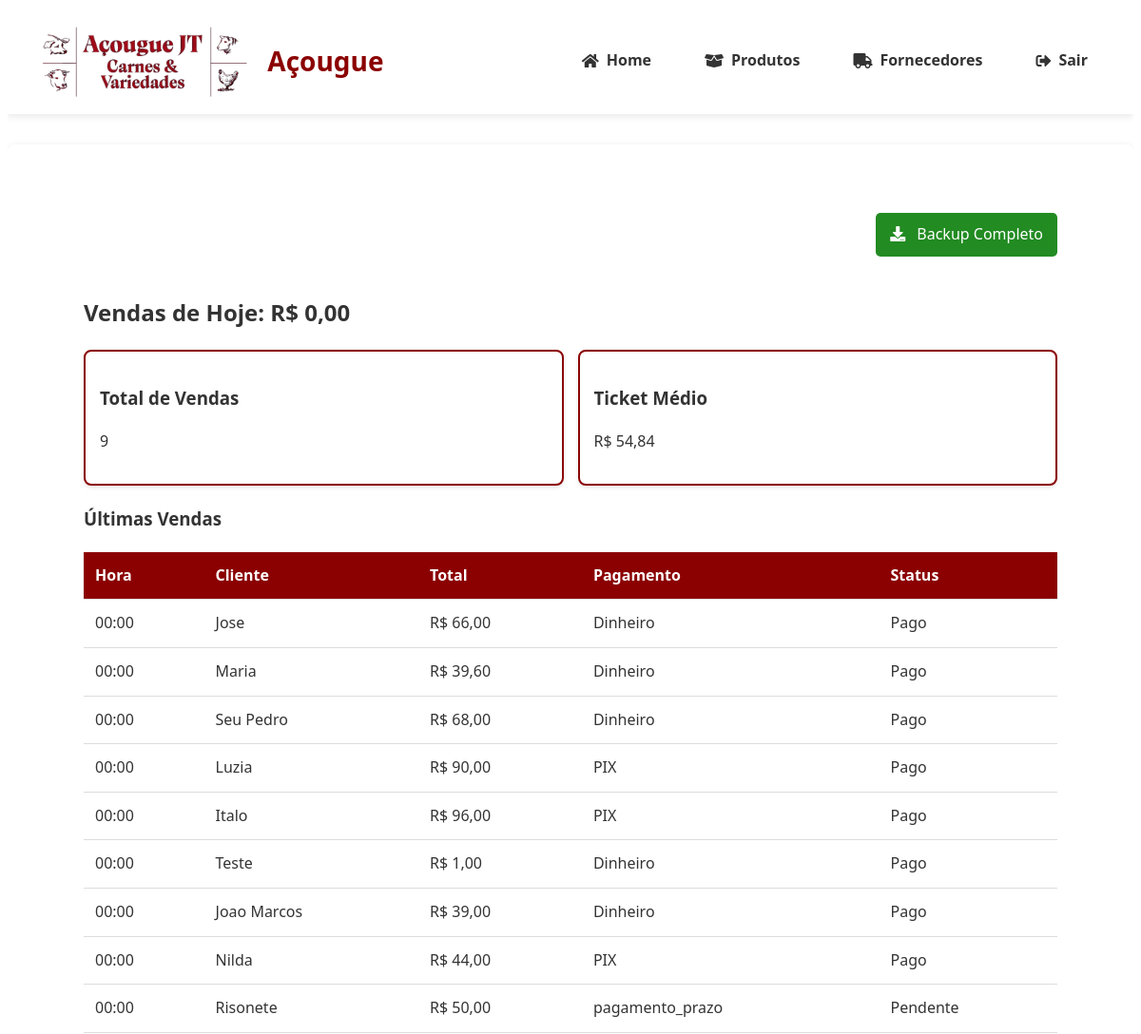
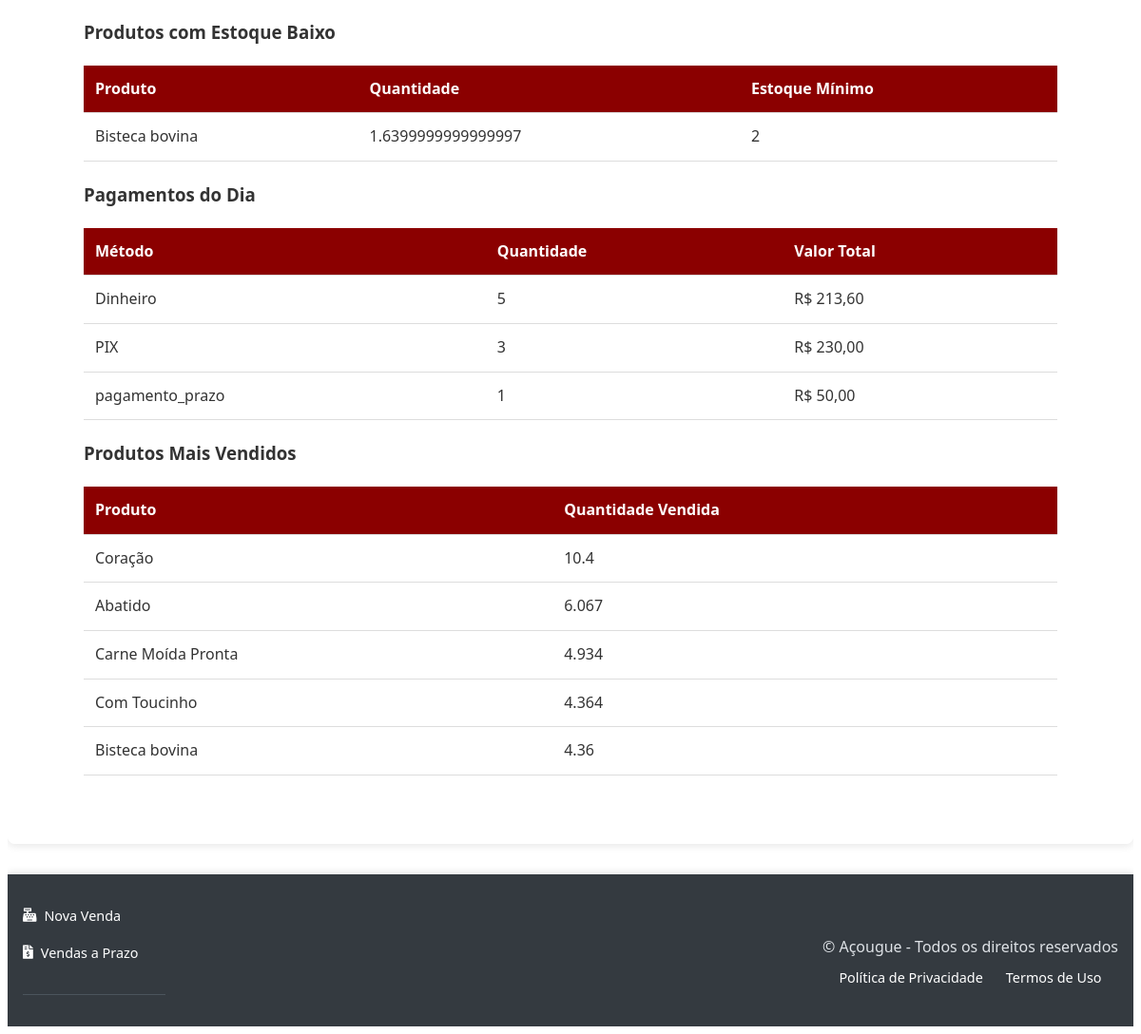
The app's page /dashboard (signed in) with its own data (2 pictures, top to bottom).
### tables this page shows
CREATE TABLE vendas (
                id TEXT PRIMARY KEY,
                data TIMESTAMP DEFAULT CURRENT_TIMESTAMP,
                cliente_cpf TEXT,
                cliente_nome TEXT,  
                total DECIMAL(10,2) NOT NULL,
                metodo_pagamento TEXT NOT NULL,
                usuario_id INTEGER NOT NULL REFERENCES users(id) ON DELETE CASCADE,
                status_pagamento TEXT NOT NULL DEFAULT 'pago',
                data_vencimento DATE,
                observacao TEXT
            );

CREATE TABLE produtos (
                id INTEGER PRIMARY KEY AUTOINCREMENT,
                nome TEXT NOT NULL,
                descricao TEXT,
                categoria TEXT NOT NULL,
                preco DECIMAL(10,2) NOT NULL,
                quantidade INTEGER NOT NULL,
                estoque_minimo INTEGER DEFAULT 0,
                codigo_barras TEXT UNIQUE,
                foto TEXT,
                fornecedor_id INTEGER REFERENCES fornecedores(id) ON DELETE SET NULL,
                data_validade DATE,
                created_at TIMESTAMP DEFAULT CURRENT_TIMESTAMP,
                updated_at TIMESTAMP DEFAULT CURRENT_TIMESTAMP,
                tipo_venda TEXT NOT NULL DEFAULT 'unidade'
            );

### app.py (the view)
@app.route('/dashboard')
@login_required
def dashboard():
    with get_db_connection() as conn:
        cursor = conn.cursor()
        is_gerente = session['role'] == 'gerente'
        data = {'is_gerente': is_gerente}
        cursor.execute('''
            SELECT
                v.id, v.data, v.cliente_nome as cliente, v.total,
                v.metodo_pagamento, v.status_pagamento
            FROM vendas v
            WHERE DATE(v.data) = DATE('now')
            ORDER BY v.data DESC
        ''')
        data['vendas_hoje'] = [dict(zip([column[0] for column in cursor.description], row))
                       for row in cursor.fetchall()]
        cursor.execute('SELECT SUM(total) as total FROM vendas WHERE DATE(data) = DATE("now")')
        data['total_dia'] = cursor.fetchone()['total'] or 0
        cursor.execute('''
            SELECT nome, quantidade, estoque_minimo
            FROM produtos
            WHERE quantidade < estoque_minimo
            ORDER BY quantidade ASC
        ''')
        data['alertas_estoque'] = cursor.fetchall()
        if is_gerente:
            cursor.execute("SELECT COUNT(*) as total FROM vendas")
            data['total_vendas'] = cursor.fetchone()['total']
            cursor.execute('''
                SELECT
                    COUNT(*) as total_vendas_hoje,
                    SUM(total) as total_receita_hoje,
                    AVG(total) as ticket_medio_hoje
                FROM vendas
                WHERE DATE(data) = DATE('now')
            ''')
            data.update(cursor.fetchone())
            cursor.execute('''
                SELECT metodo_pagamento, COUNT(*) as quantidade,
                       SUM(total) as valor_total
                FROM vendas
                WHERE DATE(data) = DATE('now')
                GROUP BY metodo_pagamento
            ''')
            data['metodos_pagamento'] = cursor.fetchall()
            cursor.execute('''
                SELECT p.nome, SUM(vi.quantidade) as quantidade_vendida
                FROM venda_itens vi
                JOIN produtos p ON vi.produto_id = p.id
                GROUP BY vi.produto_id
                ORDER BY quantidade_vendida DESC
                LIMIT 5
            ''')
            data['top_produtos'] = cursor.fetchall()
        return render_template('dashboard.html', **data)

### app.py (called while the page is built)
def format_datetime(value, format='%d/%m/%Y %H:%M'):
    if value is None:
        return ''
    if isinstance(value, str):
        try:
            value = datetime.strptime(value, '%Y-%m-%d %H:%M:%S')
        except ValueError:
            try:
                value = datetime.strptime(value, '%Y-%m-%d')
            except ValueError:
                return value
    return value.strftime(format)

@app.template_filter('format_currency')
def format_currency(value):
    try:
        return f"R$ {float(value):,.2f}".replace(",", "X").replace(".", ",").replace("X", ".")
    except (ValueError, TypeError):
        return "R$ 0,00"

### banco_dados.py (called while the page is built)
@contextmanager
def get_db_connection():
    db_path = os.environ.get('DB_PATH', 'acougue.db')
    conn = sqlite3.connect(f'file:{db_path}', uri=True)
    conn.row_factory = sqlite3.Row
    conn.execute("PRAGMA foreign_keys = ON")
    try:
        yield conn
    finally:
        conn.close()

### templates/dashboard.html (shortened to what this page needs)
{% extends "base.html" %}
{% block content %}
<div class="dashboard-container">
    {% if is_gerente %}
    <div class="backup-section">
        <a href="{{ url_for('download_backup') }}" class="backup-button">
            <i class="fas fa-download"></i> Backup Completo
        </a>
    </div>
    {% endif %}
    <div class="metricas-principais">
        <h2>Vendas de Hoje: {{ total_dia|format_currency }}</h2>
        <div class="cards">
            <div class="card">
                <h3>Total de Vendas</h3>
                <p>{{ vendas_hoje|length }}</p>
            </div>
            {% if is_gerente %}
            <div class="card">
                <h3>Ticket Médio</h3>
                <p>{{ ticket_medio_hoje|format_currency }}</p>
            </div>
            {% endif %}
        </div>
    </div>
    <section class="vendas-section">
        <h3>Últimas Vendas</h3>
        <table>
            <thead>
                <tr>
                    <th>Hora</th>
                    <th>Cliente</th>
                    <th>Total</th>
                    <th>Pagamento</th>
                    {% if is_gerente %}<th>Status</th>{% endif %}
                </tr>
            </thead>
            <tbody>
                {% for venda in vendas_hoje %}
                <tr>
                    <td>{{ venda.data|format_datetime('%H:%M') }}</td>
                    <td>{{ venda.cliente }}</td>
                    <td>{{ venda.total|format_currency }}</td>
                    <td>{{ venda.metodo_pagamento }}</td>
                    {% if is_gerente %}
                    <td>{{ venda.status_pagamento|capitalize }}</td>
                    {% endif %}
                </tr>
                {% endfor %}
            </tbody>
        </table>
    </section>
    <section class="alertas-section">
        <h3>Produtos com Estoque Baixo</h3>
        <table>
            <thead>
                <tr>
                    <th>Produto</th>
                    <th>Quantidade</th>
                    <th>Estoque Mínimo</th>
                </tr>
            </thead>
            <tbody>
                {% for produto in alertas_estoque %}
                <tr>
                    <td>{{ produto.nome }}</td>
                    <td>{{ produto.quantidade }}</td>
                    <td>{{ produto.estoque_minimo }}</td>
                </tr>
                {% else %}
                <tr>
                    <td colspan="3">Estoque em dia</td>
                </tr>
                {% endfor %}
            </tbody>
        </table>
    </section>
    {% if is_gerente %}
    <section class="metodos-pagamento">
        <h3>Pagamentos do Dia</h3>
        <table>
            <thead>
                <tr>
                    <th>Método</th>
                    <th>Quantidade</th>
                    <th>Valor Total</th>
                </tr>
            </thead>
            <tbody>
                {% for metodo in metodos_pagamento %}
                <tr>
                    <td>{{ metodo.metodo_pagamento }}</td>
                    <td>{{ metodo.quantidade }}</td>
                    <td>{{ metodo.valor_total|format_currency }}</td>
                </tr>
                {% endfor %}
            </tbody>
        </table>
    </section>
    <section class="top-produtos">
        <h3>Produtos Mais Vendidos</h3>
        <table>
            <thead>
                <tr>
                    <th>Produto</th>
                    <th>Quantidade Vendida</th>
                </tr>
            </thead>
            <tbody>
                {% for produto in top_produtos %}
                <tr>
                    <td>{{ produto.nome }}</td>
                    <td>{{ produto.quantidade_vendida }}</td>
                </tr>
                {% else %}
                <tr>
                    <td colspan="2">Sem dados</td>
                </tr>
                {% endfor %}
            </tbody>
        </table>
    </section>
    {% endif %}
</div>
{% endblock %}

### static/styles.css (style rules this page uses)
.dashboard-container { padding: 2rem; max-width: 1600px; margin: 0 auto; width: 95%; }
:root { --primary-color: #8B0000; --secondary-color: #6e0000; --background-light: #f8f9fa; --text-dark: #333; --text-light: #fff; --border-radius: 0.5rem; --box-shadow: 0 2px 8px rgba(0,0,0,0.1); }
body { font-family: 'Segoe UI', Tahoma, Geneva, Verdana, sans-serif; color: var(--text-dark); line-height: 1.6; }
.card { background: #fff; border: 2px solid var(--primary-color); border-radius: var(--border-radius); padding: 1rem; box-shadow: var(--box-shadow); }
*, *::before, *::after { box-sizing: border-box; }
html, body { overflow-x: hidden; }
.backup-section { margin: 20px 0; text-align: right; }
.backup-button { background: #8B0000; color: white; padding: 12px 20px; border-radius: 5px; text-decoration: none; transition: background 0.3s; }
.backup-button i { margin-right: 8px; }
table { width: 100%; border-collapse: collapse; margin: 1rem 0; }
th, td { padding: 12px; text-align: left; border-bottom: 1px solid #ddd; }
th { background-color: #8B0000; color: white; }
.dashboard-container { padding: 20px; max-width: 1200px; margin: 0 auto; }
.cards { display: grid; grid-template-columns: repeat(auto-fit, minmax(200px, 1fr)); gap: 15px; margin: 20px 0; }
.card { background: #fff; padding: 15px; border-radius: 8px; box-shadow: 0 2px 4px rgba(0,0,0,0.1); }
table { width: 100%; border-collapse: collapse; margin: 20px 0; background: white; }
.backup-button { background: #228B22; color: white; padding: 10px 15px; border-radius: 5px; text-decoration: none; display: inline-block; margin-bottom: 20px; }

### records on screen
vendas: data "00:00", cliente "Jose", total "R$ 66,00", metodo_pagamento "Dinheiro", status_pagamento "Pago"
vendas: data "00:00", cliente "Maria", total "R$ 39,60", metodo_pagamento "Dinheiro", status_pagamento "Pago"
vendas: data "00:00", cliente "Seu Pedro", total "R$ 68,00", metodo_pagamento "Dinheiro", status_pagamento "Pago"
vendas: data "00:00", cliente "Luzia", total "R$ 90,00", metodo_pagamento "PIX", status_pagamento "Pago"
vendas: data "00:00", cliente "Italo", total "R$ 96,00", metodo_pagamento "PIX", status_pagamento "Pago"
vendas: data "00:00", cliente "Teste", total "R$ 1,00", metodo_pagamento "Dinheiro", status_pagamento "Pago"
vendas: data "00:00", cliente "Joao Marcos", total "R$ 39,00", metodo_pagamento "Dinheiro", status_pagamento "Pago"
vendas: data "00:00", cliente "Nilda", total "R$ 44,00", metodo_pagamento "PIX", status_pagamento "Pago"
vendas: data "00:00", cliente "Risonete", total "R$ 50,00", metodo_pagamento "pagamento_prazo", status_pagamento "Pendente"
produtos: nome "Bisteca bovina", quantidade "1.6399999999999997", estoque_minimo "2"
produtos: nome "Coração", quantidade_vendida "10.4"
produtos: nome "Abatido", quantidade_vendida "6.067"
produtos: nome "Carne Moída Pronta", quantidade_vendida "4.934"
produtos: nome "Com Toucinho", quantidade_vendida "4.364"

### other values on screen
{{ total_dia|format_currency }} "R$ 0,00"
{{ vendas_hoje|length }} "9"
{{ ticket_medio_hoje|format_currency }} "R$ 54,84"
{{ metodo.metodo_pagamento }} "Dinheiro" "PIX" "pagamento_prazo"
{{ metodo.quantidade }} "5" "3" "1"
{{ metodo.valor_total|format_currency }} "R$ 213,60" "R$ 230,00" "R$ 50,00"
{{ produto.nome }} "Bisteca bovina"
{{ produto.quantidade_vendida }} "4.36"
